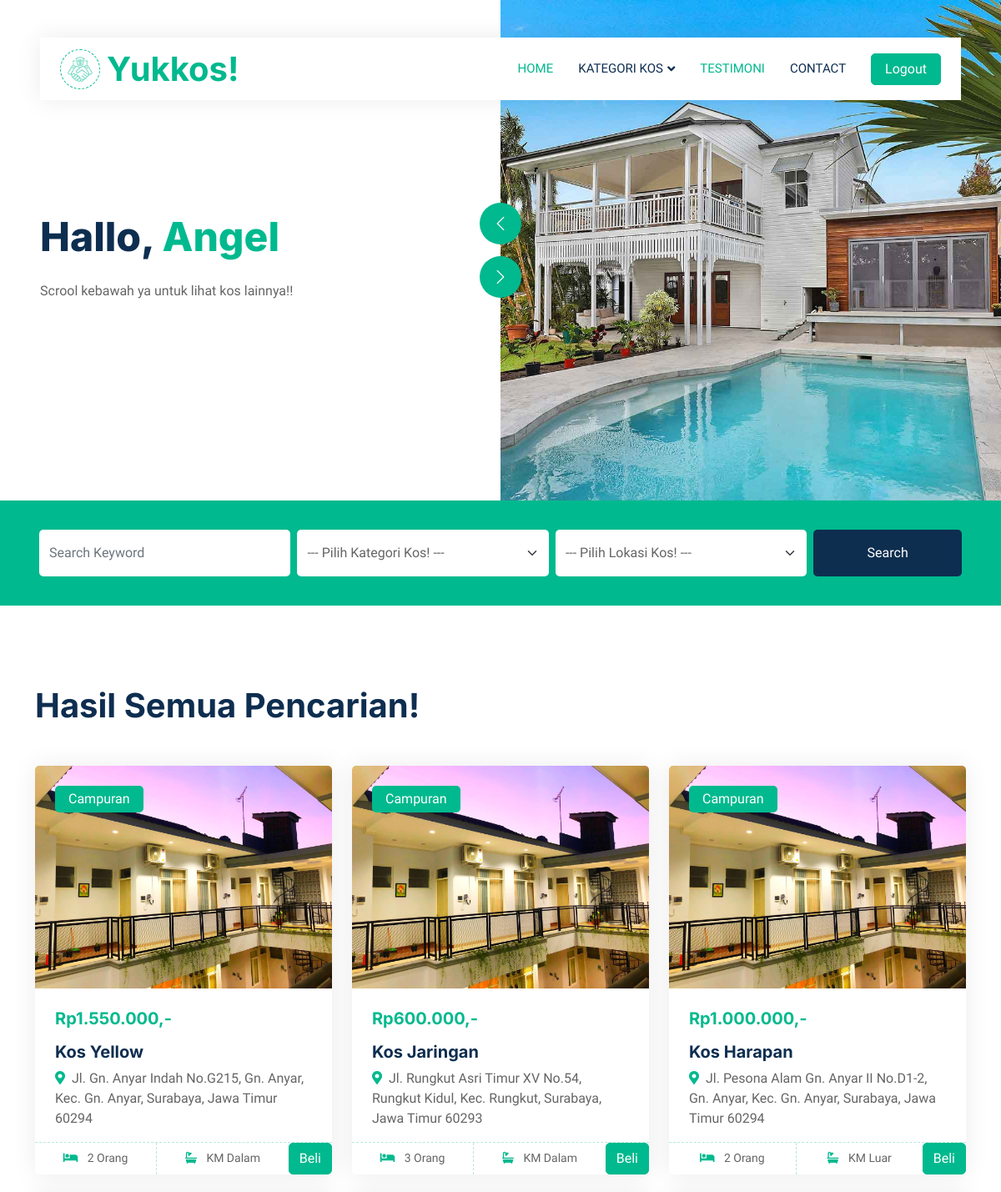
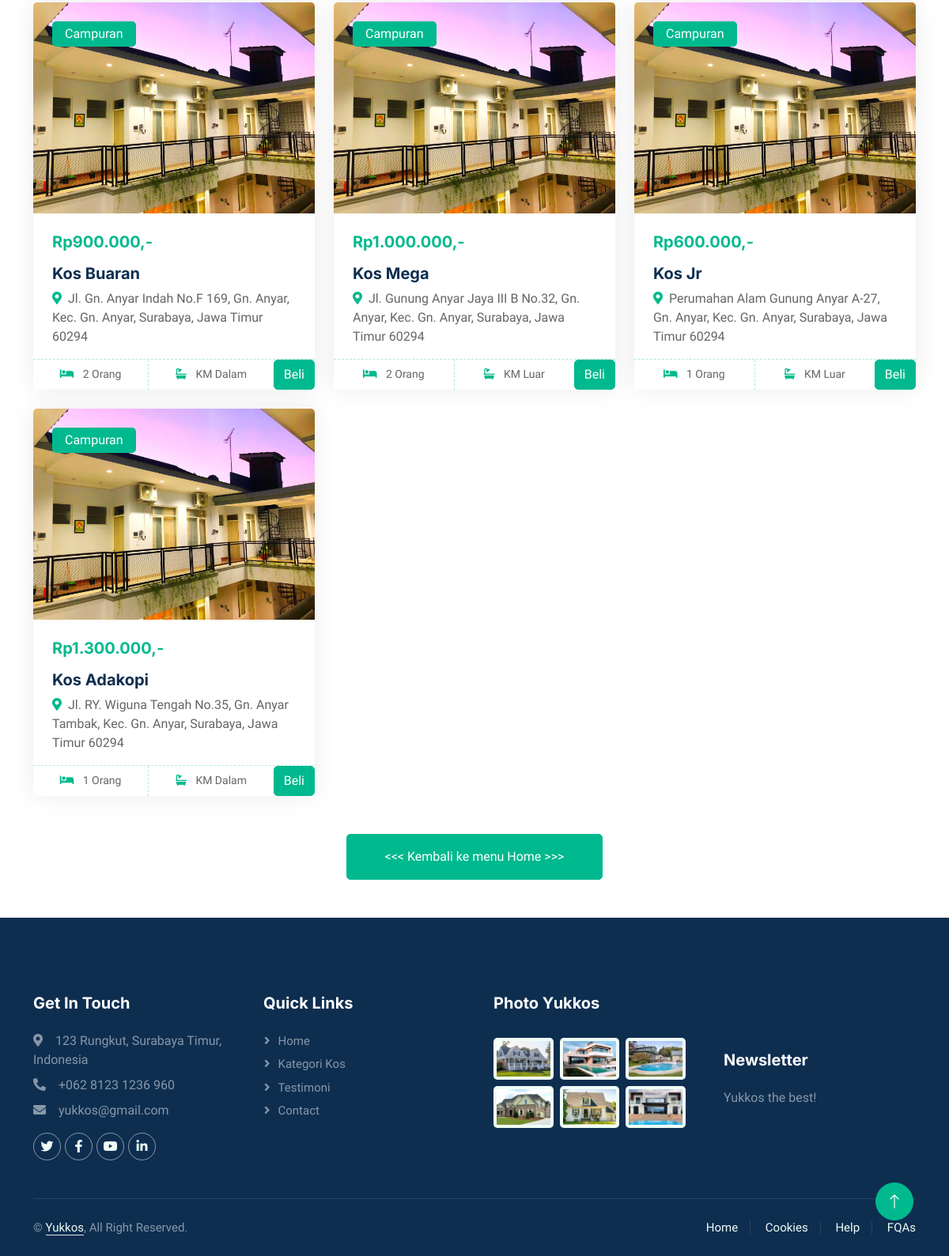
The page /FormCampuran.php on the database its author committed (2 pictures, top to bottom).
### tables this page shows
CREATE TABLE `tb_kos` (
  `id_kos` int(11) NOT NULL,
  `NamaKos` varchar(100) NOT NULL,
  `NamaPemilik` varchar(100) NOT NULL,
  `HargaKos` decimal(10,0) NOT NULL,
  `KamarMandi` varchar(100) NOT NULL,
  `JumlahPerkamar` varchar(100) NOT NULL,
  `KategoriKos` varchar(100) NOT NULL,
  `Wilayah` varchar(100) NOT NULL,
  `Alamat` text NOT NULL,
  `Deskripsi` text NOT NULL,
  `Gambar` blob NOT NULL
);

### FormCampuran.php (the view, shortened to what this page needs)
<!DOCTYPE html>
<html lang="en">
<head>
    <link href="https://cdnjs.cloudflare.com/ajax/libs/font-awesome/5.10.0/css/all.min.css" rel="stylesheet">
    <link href="https://cdn.jsdelivr.net/npm/bootstrap-icons@1.4.1/font/bootstrap-icons.css" rel="stylesheet">
    <link href="lib/animate/animate.min.css" rel="stylesheet">
    <link href="lib/owlcarousel/assets/owl.carousel.min.css" rel="stylesheet">
    <link href="css/bootstrap.min.css" rel="stylesheet">
    <link href="css/style.css" rel="stylesheet">
</head>
<body>
    <div class="container-xxl bg-white p-0">
        <div class="container-fluid nav-bar bg-transparent">
            <nav class="navbar navbar-expand-lg bg-white navbar-light py-0 px-4">
                <a href="beranda.php" class="navbar-brand d-flex align-items-center text-center">
                    <div class="icon p-2 me-2">
                        <img class="img-fluid" src="img/icon-deal.png" alt="Icon" style="width: 30px; height: 30px;">
                    </div>
                    <h1 class="m-0 text-primary">Yukkos!</h1>
                </a>
                <div class="collapse navbar-collapse" id="navbarCollapse">
                    <div class="navbar-nav ms-auto">
                        <a href="beranda.php" class="nav-item nav-link active">Home</a>
                        <div class="nav-item dropdown">
                            <a href="" class="nav-link dropdown-toggle" data-bs-toggle="dropdown">Kategori Kos</a>
                        </div>
                        <a href="testimoni.php" class="nav-item nav-link active">Testimoni</a>
                        <a href="contact.php" class="nav-item nav-link">Contact</a>
                    </div class="nav-item dropdown">
                    <form action="logout.php" method="post">
                        <button type="submit" class="btn btn-primary px-3 d-none d-lg-flex">Logout</button>
                    </form>
                </div>
            </nav>
        </div>
        <div class="container-fluid header bg-white p-0">
            <div class="row g-0 align-items-center flex-column-reverse flex-md-row">
                <div class="col-md-6 p-5 mt-lg-5">
                    <h1 class="display-5 animated fadeIn mb-4">Hallo, <span class="text-primary">Angel</span></h1>
                    <p class="animated fadeIn mb-4 pb-2">Scrool kebawah ya untuk lihat kos lainnya!!</p>
                </div>
                <div class="col-md-6 animated fadeIn">
                    <div class="owl-carousel header-carousel">
                        <div class="owl-carousel-item">
                            <img class="img-fluid" src="img/carousel-1.jpg" alt="">
                        </div>
                    </div>
                </div>
            </div>
        </div>
        <div class="container-fluid bg-primary mb-5 wow fadeIn" data-wow-delay="0.1s" style="padding: 35px;">
            <div class="container">
                <div class="row g-2">
                    <div class="col-md-10">
                        <div class="row g-2">
                            <div class="col-md-4">
                                <input type="text" class="form-control border-0 py-3" placeholder="Search Keyword">
                            </div>
                            <div class="col-md-4">
                                <select class="form-select border-0 py-3">
                                    <option selected>--- Pilih Kategori Kos! ---</option>
                                </select>
                            </div>
                            <div class="col-md-4">
                                <select class="form-select border-0 py-3">
                                    <option selected>--- Pilih Lokasi Kos! ---</option>
                                </select>
                            </div>
                        </div>
                    </div>
                    <div class="col-md-2">
                        <button class="btn btn-dark border-0 w-100 py-3">Search</button>
                    </div>
                </div>
            </div>
        </div>
        <div class="container-xxl py-5">
            <div class="container">
                <div class="row g-0 gx-5 align-items-end">
                    <div class="col-lg-6">
                        <div class="text-start mx-auto mb-5 wow slideInLeft" data-wow-delay="0.1s">
                            <h1 class="mb-3">Hasil Semua Pencarian!</h1>
                        </div>
                    </div>
                </div>
                <div class="tab-content">
                    <div id="tab-1" class="tab-pane fade show p-0 active">
                        <div class="row g-4">
                            <?php
                            include ("koneksi.php");
                            $sql="SELECT * FROM tb_kos WHERE KategoriKos = 'Campuran'";
                            $hasil = mysqli_query($koneksi, $sql);
                            $jmlKos = mysqli_num_rows ($hasil);
                            if ($jmlKos > 0) {
                                while ($row = mysqli_fetch_assoc($hasil)) {
                            ?>
                            <div class="col-lg-4 col-md-6 wow fadeInUp" data-wow-delay="0.1s">
                                <div class="property-item rounded overflow-hidden">
                                    <div class="position-relative overflow-hidden">
                                        <a href=""><img class="img-fluid" src="img/kos.jpeg" alt=""></a>
                                        <div
                                            class="bg-primary rounded text-white position-absolute start-0 top-0 m-4 py-1 px-3">
                                            <?= $row["KategoriKos"]; ?>
                                        </div>
                                    </div>
                                    <div class="p-4 pb-0">
                                        <h5 class="text-primary mb-3"><?= "Rp".number_format($row["HargaKos"], 0, ",", ".").",-"; ?></h5>
                                        <a class="d-block h5 mb-2" href="about.php?id=<?php echo $row['id_kos']?>"><?= $row["NamaKos"];  ?></a>
                                        <p><i class="fa fa-map-marker-alt text-primary me-2"></i><?= $row["Alamat"];  ?></p>
                                    </div>
                                    <div class="d-flex border-top">
                                        <small class="flex-fill text-center border-end py-2"><i
                                                class="fa fa-bed text-primary me-2"></i>
                                            <?= $row["JumlahPerkamar"];  ?></a>
                                        </small>
                                        <small class="flex-fill text-center py-2"><i
                                                class="fa fa-bath text-primary me-2"></i>
                                            <?= $row["KamarMandi"];  ?></a>
                                        </small>
                                        <a href="transaksi.php?id_kos=<?php echo $row['id_kos'];?>" class="btn btn-primary">Beli</a>
                                    </div>
                                </div>
                            </div>
                            <?php
                                }
                            }
                            ?>
                        </div>
                    </div>
                </div>
            </div>
        </div>
        <div class="col-12 text-center">
            <a class="btn btn-primary py-3 px-5" href="beranda.php"><<< Kembali ke menu Home >>></a>
        </div>
        <div class="container-fluid bg-dark text-white-50 footer pt-5 mt-5 wow fadeIn" data-wow-delay="0.1s">
            <div class="container py-5">
                <div class="row g-5">
                    <div class="col-lg-3 col-md-6">
                        <h5 class="text-white mb-4">Get In Touch</h5>
                        <p class="mb-2"><i class="fa fa-map-marker-alt me-3"></i>123 Rungkut, Surabaya Timur, Indonesia
                        </p>
                        <p class="mb-2"><i class="fa fa-phone-alt me-3"></i>+062 8123 1236 960</p>
                        <p class="mb-2"><i class="fa fa-envelope me-3"></i>yukkos@gmail.com</p>
                        <div class="d-flex pt-2">
                            <a class="btn btn-outline-light btn-social" href=""><i class="fab fa-twitter"></i></a>
                            <a class="btn btn-outline-light btn-social" href=""><i class="fab fa-facebook-f"></i></a>
                            <a class="btn btn-outline-light btn-social" href=""><i class="fab fa-youtube"></i></a>
                            <a class="btn btn-outline-light btn-social" href=""><i class="fab fa-linkedin-in"></i></a>
                        </div>
                    </div>
                    <div class="col-lg-3 col-md-6">
                        <h5 class="text-white mb-4">Quick Links</h5>
                        <a class="btn btn-link text-white-50" href="">Home</a>
                        <a class="btn btn-link text-white-50" href="">Kategori Kos</a>
                        <a class="btn btn-link text-white-50" href="">Testimoni</a>
                        <a class="btn btn-link text-white-50" href="">Contact</a>
                    </div>
                    <div class="col-lg-3 col-md-6">
                        <h5 class="text-white mb-4">Photo Yukkos</h5>
                        <div class="row g-2 pt-2">
                            <div class="col-4">
                                <img class="img-fluid rounded bg-light p-1" src="img/property-1.jpg" alt="">
                            </div>
                            <div class="col-4">
                                <img class="img-fluid rounded bg-light p-1" src="img/property-2.jpg" alt="">
                            </div>
                            <div class="col-4">
                                <img class="img-fluid rounded bg-light p-1" src="img/property-3.jpg" alt="">
                            </div>
                            <div class="col-4">
                                <img class="img-fluid rounded bg-light p-1" src="img/property-4.jpg" alt="">
                            </div>
                            <div class="col-4">
                                <img class="img-fluid rounded bg-light p-1" src="img/property-5.jpg" alt="">
                            </div>
                            <div class="col-4">
                                <img class="img-fluid rounded bg-light p-1" src="img/property-6.jpg" alt="">
                            </div>
                        </div>
                    </div>
                    <div class="col-lg-3 col-md-6">
                        <h5 class="text-white mb-4"><br><br><br>Newsletter</h5>
                        <p>Yukkos the best!</p>
                    </div>
                </div>
            </div>
            <div class="container">
                <div class="copyright">
                    <div class="row">
                        <div class="col-md-6 text-center text-md-start mb-3 mb-md-0">
                            &copy; <a class="border-bottom" href="#">Yukkos</a>, All Right Reserved.
                        </div>
                        <div class="col-md-6 text-center text-md-end">
                            <div class="footer-menu">
                                <a href="">Home</a>
                                <a href="">Cookies</a>
                                <a href="">Help</a>
                                <a href="">FQAs</a>
                            </div>
                        </div>
                    </div>
                </div>
            </div>
        </div>
        <a href="#" class="btn btn-lg btn-primary btn-lg-square back-to-top"><i class="bi bi-arrow-up"></i></a>
    </div>
</body>
</html>

### css/style.css (style rules this page uses)
:root { --primary: #00B98E; --secondary: #FF6922; --light: #EFFDF5; --dark: #0E2E50; }
.back-to-top { position: fixed; display: none; right: 45px; bottom: 45px; z-index: 99; }
.btn { transition: .5s; }
.btn.btn-primary, .btn.btn-secondary { color: #FFFFFF; }
.btn-lg-square { width: 48px; height: 48px; }
.btn-square, .btn-sm-square, .btn-lg-square { padding: 0; display: flex; align-items: center; justify-content: center; font-weight: normal; border-radius: 50px; }
.nav-bar { position: relative; margin-top: 45px; padding: 0 3rem; transition: .5s; z-index: 9999; }
.navbar { box-shadow: 0 0 30px rgba(0, 0, 0, .08); }
.navbar .dropdown-toggle::after { border: none; content: "\f107"; font-family: "Font Awesome 5 Free"; font-weight: 900; vertical-align: middle; margin-left: 5px; transition: .5s; }
.navbar-light .navbar-nav .nav-link { margin-right: 30px; padding: 25px 0; color: #FFFFFF; font-size: 15px; text-transform: uppercase; outline: none; }
.navbar-light .navbar-nav .nav-link:hover, .navbar-light .navbar-nav .nav-link.active { color: var(--primary); }
.navbar-light .navbar-brand { height: 75px; }
.navbar-light .navbar-nav .nav-link { color: var(--dark); font-weight: 500; }
@media (min-width: 992px) { .header { margin-top: -120px; } }
.icon { padding: 15px; display: inline-flex; align-items: center; justify-content: center; background: #FFFFFF !important; border-radius: 50px; border: 1px dashed var(--primary) !important; }
.property-item { box-shadow: 0 0 30px rgba(0, 0, 0, .08); }
.property-item img { transition: .5s; }
.property-item .border-top { border-top: 1px dashed rgba(0, 185, 142, .3) !important; }
.property-item .border-end { border-right: 1px dashed rgba(0, 185, 142, .3) !important; }
.footer .btn.btn-social { margin-right: 5px; width: 35px; height: 35px; display: flex; align-items: center; justify-content: center; color: var(--light); border: 1px solid rgba(255,255,255,0.5); border-radius: 35px; transition: .3s; }
.footer .btn.btn-link { display: block; margin-bottom: 5px; padding: 0; text-align: left; font-size: 15px; font-weight: normal; text-transform: capitalize; transition: .3s; }
.footer .btn.btn-link::before { position: relative; content: "\f105"; font-family: "Font Awesome 5 Free"; font-weight: 900; margin-right: 10px; }
.footer .copyright { padding: 25px 0; font-size: 15px; border-top: 1px solid rgba(256, 256, 256, .1); }
.footer .copyright a { color: var(--light); }
.footer .footer-menu a { margin-right: 15px; padding-right: 15px; border-right: 1px solid rgba(255, 255, 255, .1); }
.footer .footer-menu a:last-child { margin-right: 0; padding-right: 0; border-right: none; }

### rows shown on the page
tb_kos: KategoriKos "Campuran", HargaKos "1.550.000", NamaKos "Kos Yellow", Alamat "Jl. Gn. Anyar Indah No.G215, Gn. Anyar, Kec. Gn. Anyar, Surabaya, Jawa Timur 60294", JumlahPerkamar "2 Orang", KamarMandi "KM Dalam"
tb_kos: KategoriKos "Campuran", HargaKos "600.000", NamaKos "Kos Jaringan", Alamat "Jl. Rungkut Asri Timur XV No.54, Rungkut Kidul, Kec. Rungkut, Surabaya, Jawa Timur 60293", JumlahPerkamar "3 Orang", KamarMandi "KM Dalam"
tb_kos: KategoriKos "Campuran", HargaKos "1.000.000", NamaKos "Kos Harapan", Alamat "Jl. Pesona Alam Gn. Anyar II No.D1-2, Gn. Anyar, Kec. Gn. Anyar, Surabaya, Jawa Timur 60294", JumlahPerkamar "2 Orang", KamarMandi "KM Luar"
tb_kos: KategoriKos "Campuran", HargaKos "900.000", NamaKos "Kos Buaran", Alamat "Jl. Gn. Anyar Indah No.F 169, Gn. Anyar, Kec. Gn. Anyar, Surabaya, Jawa Timur 60294", JumlahPerkamar "2 Orang", KamarMandi "KM Dalam"
tb_kos: KategoriKos "Campuran", HargaKos "1.000.000", NamaKos "Kos Mega", Alamat "Jl. Gunung Anyar Jaya III B No.32, Gn. Anyar, Kec. Gn. Anyar, Surabaya, Jawa Timur 60294", JumlahPerkamar "2 Orang", KamarMandi "KM Luar"
tb_kos: KategoriKos "Campuran", HargaKos "600.000", NamaKos "Kos Jr", Alamat "Perumahan Alam Gunung Anyar A-27, Gn. Anyar, Kec. Gn. Anyar, Surabaya, Jawa Timur 60294", JumlahPerkamar "1 Orang", KamarMandi "KM Luar"
tb_kos: KategoriKos "Campuran", HargaKos "1.300.000", NamaKos "Kos Adakopi", Alamat "Jl. RY. Wiguna Tengah No.35, Gn. Anyar Tambak, Kec. Gn. Anyar, Surabaya, Jawa Timur 60294", JumlahPerkamar "1 Orang", KamarMandi "KM Dalam"
